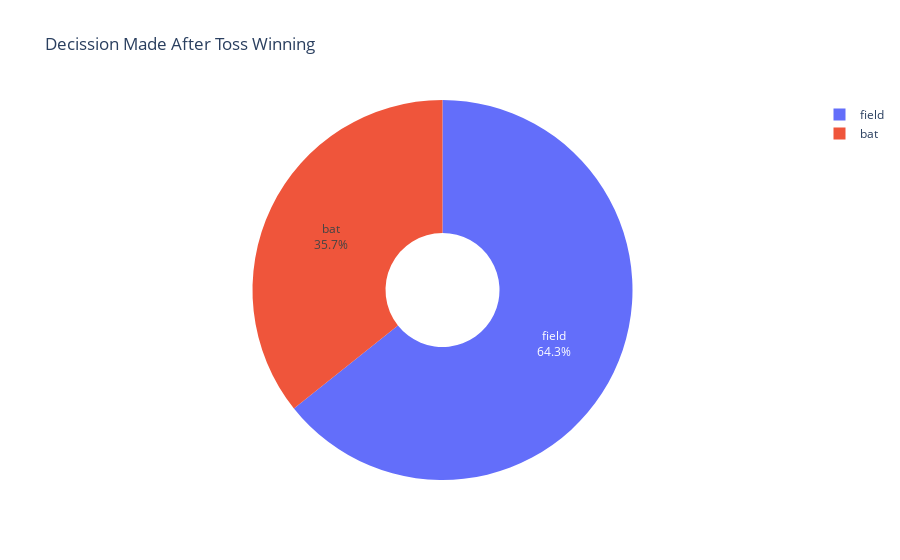

The code cell stored with this chart in its notebook:
### Code cell
fig=go.Figure(

    data=go.Pie(
    
    labels=labels,values=values,hole=.3
        
    )
)

fig.update_traces(hoverinfo='label+percent',textinfo='label+percent')
fig.update_layout(title='Decission Made After Toss Winning')
fig.show()

### Figure 1 — Plotly figure (JSON) as saved in the notebook; plotly's stock layout.template omitted (floating-point values rounded to 4 significant figures)
{"data": [{"hole": 0.3, "hoverinfo": "label+percent", "labels": ["field", "bat"], "textinfo": "label+percent", "type": "pie", "values": [64.29, 35.71]}], "layout": {"autosize": true, "title": {"text": "Decission Made After Toss Winning"}}}
